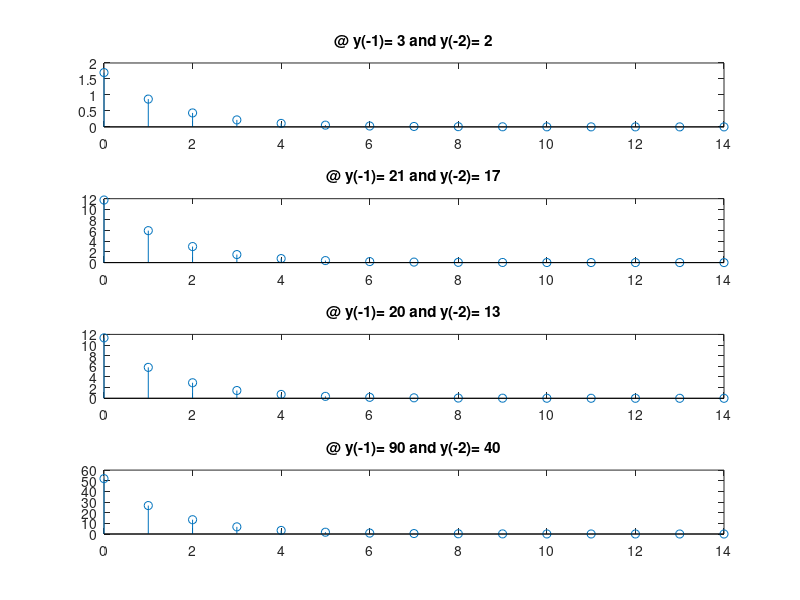

MATLAB code to generate this figure:
initial_conditions = [2, 3;
                      17, 21;
                      13, 20;
                      40, 90];

output_signal = zeros(4, 15);
total_signal_values = [initial_conditions, output_signal];

x_label = [0, 1, 2, 3, 4, 5, 6, 7, 8, 9, 10, 11, 12, 13, 14];
y = zeros(4, 15);

for i=1:4
  for j=1:15

    y(i, j) = (0.6 * total_signal_values(i, j+1)) - (0.05 * total_signal_values(i, j));
    total_signal_values(i, j+2) = y(i, j);

  endfor
endfor

subplot(4, 1, 1);
stem(x_label, y(1, :));
title(cstrcat("@ y(-1)= ", mat2str(initial_conditions(1, 2)), " and y(-2)= ",
              mat2str(initial_conditions(1, 1))));

subplot(4, 1, 2);
stem(x_label, y(2, :));
title(cstrcat("@ y(-1)= ", mat2str(initial_conditions(2, 2)), " and y(-2)= ",
              mat2str(initial_conditions(2, 1))));

subplot(4, 1, 3);
stem(x_label, y(3, :));
title(cstrcat("@ y(-1)= ", mat2str(initial_conditions(3, 2)), " and y(-2)= ",
              mat2str(initial_conditions(3, 1))));

subplot(4, 1, 4);
stem(x_label, y(4, :));
title(cstrcat("@ y(-1)= ", mat2str(initial_conditions(4, 2)), " and y(-2)= ",
              mat2str(initial_conditions(4, 1))));

